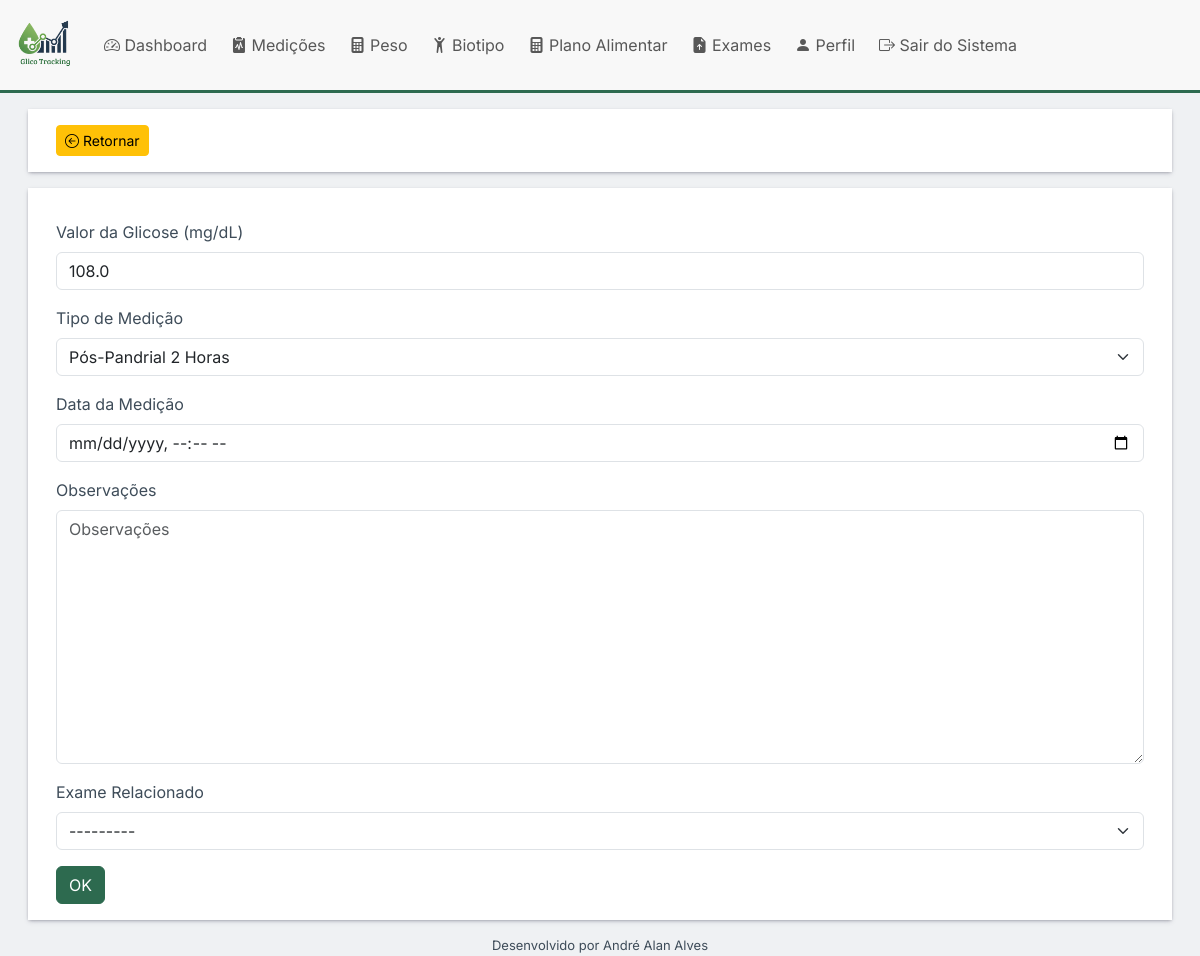
Screenshot of /medicoes/60/atualiza/ (signed in) with the database file from the repository.
### medicoes/models.py (models this page shows, shortened)
class Medicao(models.Model):
    TIPO_MEDICAO_CHOICES = [
        ("","Tipo de Medição"),
        ('pre_prandial', 'Pré-Prandial'),
        ('pos_prandial_1h', 'Pós-Prandial 1 Hora'),
        ('pos_pandrial_2h', 'Pós-Pandrial 2 Horas'),
        ('jejum', 'Jejum'),
        ('aleatoria', 'Aleatória'),
    ]
    valor_glicose = models.FloatField(verbose_name='Valor da Glicose (mg/dL)')
    tipo_medicao = models.CharField(max_length=20, choices=TIPO_MEDICAO_CHOICES, verbose_name='Tipo de Medição')
    data_medicao = models.DateTimeField(verbose_name='Data da Medição', default=timezone.now)
    observacoes = models.TextField(null=True, blank=True, verbose_name='Observações')
    perfil = models.ForeignKey(Perfil, on_delete=models.CASCADE, verbose_name='Perfil')
    exame = models.ForeignKey(Exame, on_delete=models.SET_NULL, null=True, blank=True, related_name='medicoes', verbose_name='Exame Relacionado')
    class Meta:
        app_label = 'medicoes'
        verbose_name_plural = 'Medições'
        ordering = ['-data_medicao']

### medicoes/views.py (the view, shortened to what this page needs)
# urls.py: path("<int:pk>/atualiza/", views.MedicoesUpdateView.as_view(), name="atualiza"),
class MedicoesUpdateView(LoginRequiredMixin, UpdateView):
    model = Medicao
    form_class = MedicaoForm
    success_url = reverse_lazy("medicoes:lista")

### medicoes/forms.py
class MedicaoForm(forms.ModelForm):
    class Meta:
        model = Medicao
        fields = ['valor_glicose',
                  'tipo_medicao',
                  'data_medicao',
                  'observacoes',
                  'exame']
        widgets = {
            'data_medicao': forms.DateTimeInput(attrs={'type': 'datetime-local'}),
        }

### exames/models.py (called while the page is built)
    def __str__(self):
        return f"{self.medico} - {self.data_exame.strftime('%d/%m/%Y')}"

### medicoes/template/medicoes/medicao_form.html (shortened to what this page needs)
{% extends "base.html" %}
{% load django_bootstrap5 %}
{% block content %}
<div class="container-fluid">
    <div class="row p-3 bg m-3">
        <div class="col-12 ">
            <div class="btn-group" role="group" aria-label="Basic example">
                <a class="btn btn-sm btn-warning" href="{% url  'medicoes:lista' %}" type="button"><i
                    class="bi bi-arrow-left-circle"></i> Retornar</a>
            </div>
        </div>
    </div>
    <div class="row p-3 bg m-3">
        <div class="col-12">
            <form method="post" class="form mt-3">
                {% bootstrap_form form %}
                {% bootstrap_button button_type="submit" content="OK" %}
            </form>
        </div>
    </div>
</div>
{% endblock %}

### static/styles/base.css (style rules this page uses)
:root { --glico-primary: #2D6A4F; --glico-secondary: #1B4965; --glico-accent: #52B6CC; --glico-alert: #F4A460; --glico-danger: #C1121F; --glico-text: #3E4C59; --glico-light-bg: #f8f8f8; --glico-light-bg2: #eff1f3; }
.btn-primary { background-color: var(--glico-primary); border-color: var(--glico-primary); }
* { font-family: 'Inter', sans-serif; }
body { font-size: 1rem; font-weight: 400; line-height: 1.5; color: var(--glico-text); }
body { background-color: var(--glico-light-bg2); font-size: 1rem; }
.bg { background-color: white; box-shadow: rgba(50, 50, 93, 0.25) 0px 2px 5px -1px, rgba(0, 0, 0, 0.3) 0px 1px 3px -1px; }

### rows the page displays
Medicao: valor_glicose "108.0", tipo_medicao "Pós-Pandrial 2 Horas", exame "---------"
